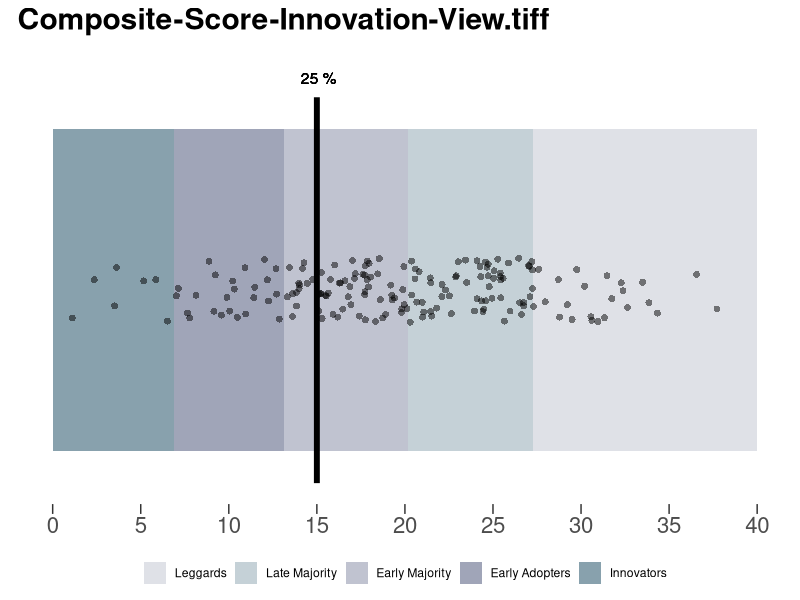

This chart was generated by the following R code:
library(dplyr)
library(ggplot2)

# generate sample data 
set.seed(342)
lvl <- c("Laggards", "Late Majority", 'Early Majority', 'Early Adopters', "Innovators")
n = 180
wcs <- data.frame(WCS = rnorm(n, 20, 8), axis = factor(rep("A", n)))
wcs$WCS[wcs$WCS < 0 | wcs$WCS > 40] <- rnorm(1, 12,4)
x <- wcs$WCS

calculate_rogers <- function(x){
    # calcualte roger groups by using quantile function
    qntl <- c(.16, .5, .84, .975, 1)
    qntl <- c(0, quantile(x, probs = qntl))
    qntl[length(qntl)] <- 40
    v <- qntl %>% diff
    names(v) <- NULL
    return(v)
}

qntl <- calculate_rogers(wcs$WCS)
roger_cat <- c('Leggards', 'Late Majority', 'Early Majority', 'Early Adopters', 'Innovators')

rogers <- data.frame(
    value = qntl,
    key = factor(roger_cat, levels = roger_cat, ordered = T))

wcs_colors <- c('#dfe1e7', '#c5d1d7', '#c0c3d0', "#a0a5b8", '#88a1ad')
theme_wcs_innovation <- theme(axis.ticks.y = element_blank(),
                              axis.text.y = element_blank(),
                              axis.title.y = element_blank(),
                              legend.position = "bottom",
                              panel.background = element_blank(),
                              legend.title = element_blank(), 
                              legend.key = element_blank(), 
                              axis.title = element_blank(),
                              axis.text.x = element_text(size = 16),
                              axis.ticks.length=unit(0.25,"cm"))

df <- data.frame(x = c(15, 15), y = c(1.2,1.8))

pos_jtr <- position_jitter(height = 0, width = .05)
performance_bar <- ggplot(data = rogers, mapping = aes(x = 1.5, y = value, fill = key)) + 
    geom_bar(stat = "identity", width = .5) +
    geom_point(data = wcs, mapping = aes(x = 1.5, y = WCS, fill = NULL), size = 2, alpha = .5, shape = 16, position = pos_jtr) + 
    coord_flip() +
    scale_fill_manual(values = wcs_colors) +
    scale_x_continuous(limits = c(1.2, 1.85)) +
    scale_y_continuous(breaks=seq(0,40,5)) +
    geom_bar(stat = "identity", width = .5, alpha = 0) +
    geom_line(data = df, mapping = aes(y = x, x = y, fill = NULL), lwd = 2) +
    geom_text(label = " 25 %", x = 1.83, y = 15) + 
    theme_wcs_innovation +
    guides(fill = guide_legend(override.aes = list(alpha = 1))) +
    ggtitle("Composite-Score-Innovation-View.tiff") +
    theme(title = element_text(face = "bold", size = 18))

# ggsave("composite-score-innovation-view.tiff", height = 4, width = 10)